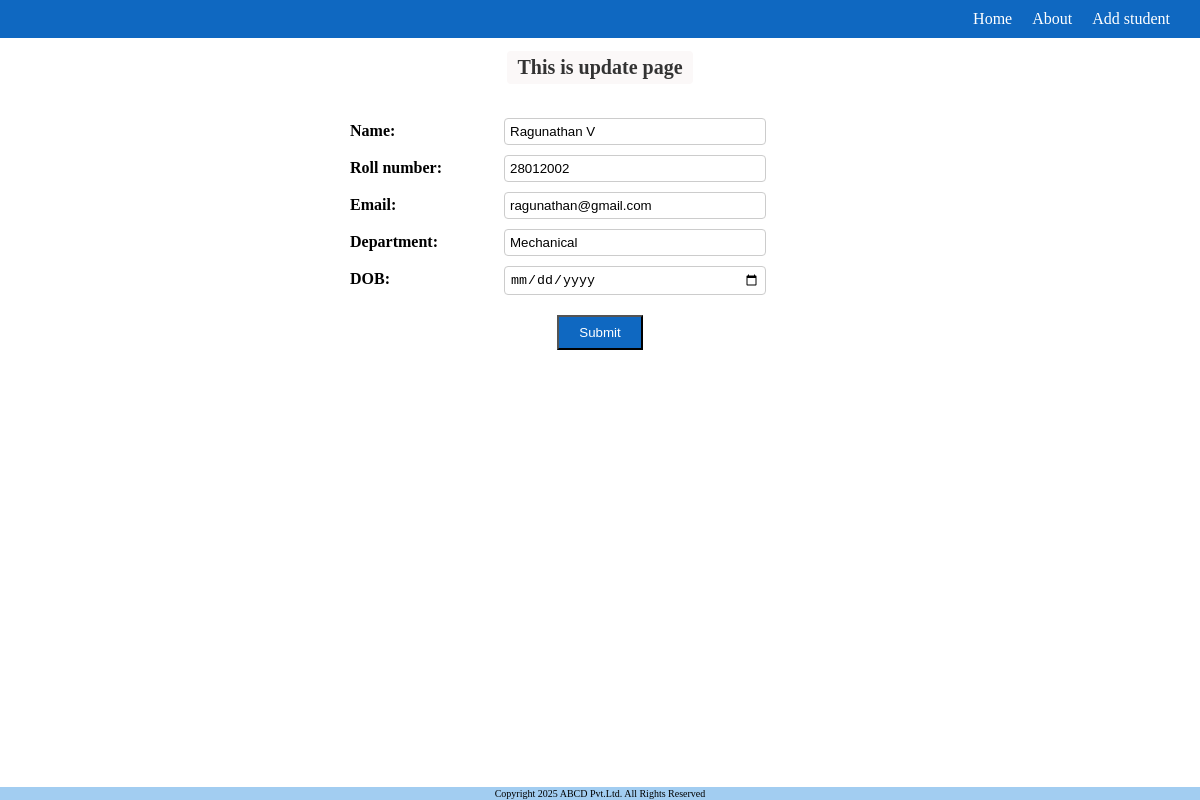
The app's page /update/26 with its own data.
### base/models.py (models this page shows, shortened)
class StudentsModel(models.Model):
    name=models.CharField(max_length=50)
    roll_number=models.IntegerField()
    email=models.EmailField()
    department=models.CharField(max_length=30)
    dob=models.DateField()

### base/views.py (the view, shortened to what this page needs)
# urls.py: path('update/<int:pk>',update,name='update'),
def update(request,pk):
    data = StudentsModel.objects.get(id=pk)
    return render(request,'update.html',{'data':data})

### base/templates/update.html (shortened to what this page needs)
{% extends 'main.html' %}
{% block page_class %}update-page{% endblock %}
{% block content %}
<center>
    <h1>This is update page</h1>
    <form action="" method="POST" class="update-form">
        <div class="form-row">
            <label>Name:</label>
            <input type="text" name="name" value="{{data.name}}">
        </div>
        <div class="form-row">
            <label>Roll number:</label>
            <input type="text" name="roll_number" value="{{data.roll_number}}">
        </div>
        <div class="form-row">
            <label>Email:</label>
            <input type="email" name="email" value="{{data.email}}">
        </div>
        <div class="form-row">
            <label>Department:</label>
            <input type="text" name="department" value="{{data.department}}">
        </div>
        <div class="form-row">
            <label>DOB:</label>
            <input type="date" name="dob" value="{{data.dob}}">
        </div>
        <button type="submit">Submit</button>
    </form>
</center>
{% endblock %}

### static/style.css (style rules this page uses)
.update-page { background-image: url("images/update1.jpg"); background-size:contain; background-position: center; background-repeat: no-repeat; }
html, body { height: 100%; margin: 0; padding: 0; }
body { display: flex; flex-direction: column; }
h1 { display: inline-block; background-color: #fbf8f8; padding: 5px 10px; border-radius: 4px; font-size: 20px; color: #333; }
.update-form { width: 500px; margin: 20px auto; }
.form-row { margin: 10px 0; text-align: left; }
.form-row label { display: inline-block; width: 150px; font-weight: bold; }
.form-row input { width: 250px; padding: 5px; border: 1px solid #ccc; border-radius: 4px; }
.update-form button { margin-top: 10px; padding: 8px 20px; background-color: #0f68c1; color: white; }

### records on screen
StudentsModel: name "Ragunathan V", roll_number "28012002", email "ragunathan@gmail.com", department "Mechanical"
